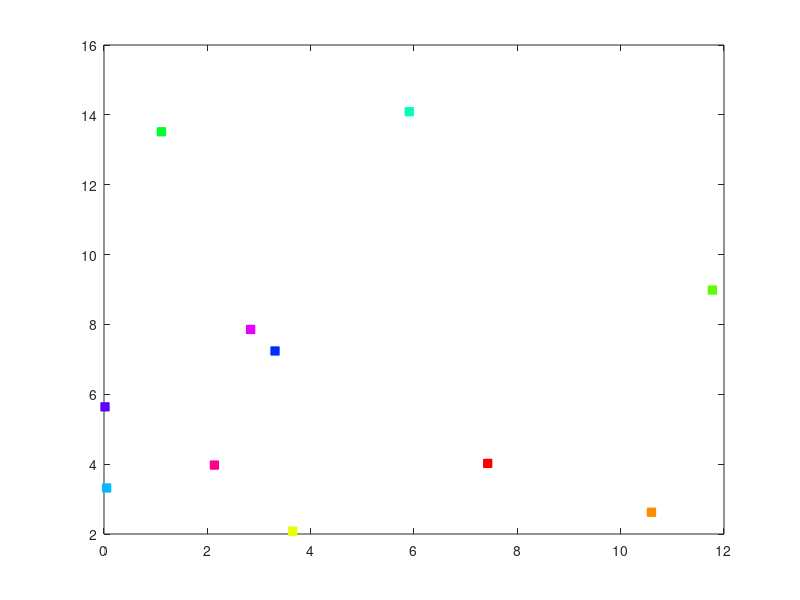

Write the MATLAB code that produced this figure. (Note: this script raises an error after producing the figure.)
% Demo script for hierarchical clustering.
% (https://en.wikipedia.org/wiki/Hierarchical_clustering)
% Author: Tuomas Kynkaanniemi, 2015
close all;
clear all;
% Generate data matrix X from uniform distribution:

minNum = -10;
maxNum = 10;


X = [7.426	4.0211 ;
10.596	2.6234;
3.6536	2.0797;
11.776	8.9833;
1.1113	13.516;
5.9083	14.091;
0.050912	3.3178;
3.3102	7.2401;
0.019509	5.6402;
2.8377	7.8567;
2.1373	3.9731]';


% Plot initial state before the clustering:
cmap = hsv(size(X, 2)); % Color map for plotting
for i = 1:size(X, 2)
    plot(X(1,i),X(2,i),'s','MarkerEdgeColor',cmap(i,:),'MarkerFaceColor',cmap(i,:))
    hold on
end

% Do hierarchical clustering for data matrix X:
k = 11; % Quit clustering, when k groups are left

while k > 1  
    X = hcluster(X, k);
    k = k -1;
end

% Plot final state after clustering:
figure;
for i = 1:size(X, 2)
    g = X(end, i);
    plot(X(1,i),X(2,i),'s','MarkerEdgeColor',cmap(g,:),'MarkerFaceColor',cmap(g,:))
    hold on
end






